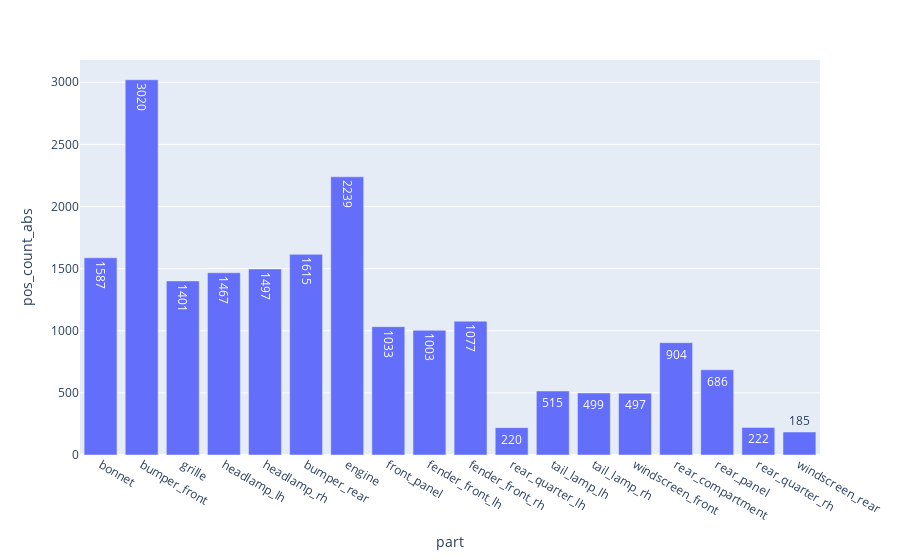

The notebook cell this image was saved under:
### Code cell
fig = px.bar(evalMetrics, x = 'part', y = 'pos_count_abs', text_auto=True)
fig

# fig.update_layout(
#     yaxis = dict(
#         tickmode = 'array',
#         tickvals = [np.format_float_positional(avgTp, 2), 0.2, 0.5, 0.7],
#     )
# )

### Figure 1 — Plotly figure (JSON) as saved in the notebook; plotly's stock layout.template omitted (floating-point values rounded to 4 significant figures)
{"data": [{"alignmentgroup": "True", "hovertemplate": "part=%{x}<br>pos_count_abs=%{y}<extra></extra>", "legendgroup": "", "marker": {"color": "#636efa", "pattern": {"shape": ""}}, "name": "", "offsetgroup": "", "orientation": "v", "showlegend": false, "textposition": "auto", "texttemplate": "%{y}", "type": "bar", "x": ["bonnet", "bumper_front", "grille", "headlamp_lh", "headlamp_rh", "bumper_rear", "engine", "front_panel", "fender_front_lh", "fender_front_rh", "rear_quarter_lh", "tail_lamp_lh", "tail_lamp_rh", "windscreen_front", "rear_compartment", "rear_panel", "rear_quarter_rh", "windscreen_rear"], "xaxis": "x", "y": [1587, 3020, 1401, 1467, 1497, 1615, 2239, 1033, 1003, 1077, 220, 515, 499, 497, 904, 686, 222, 185], "yaxis": "y"}], "layout": {"barmode": "relative", "legend": {"tracegroupgap": 0}, "margin": {"t": 60}, "xaxis": {"anchor": "y", "domain": [0, 1], "title": {"text": "part"}}, "yaxis": {"anchor": "x", "domain": [0, 1], "title": {"text": "pos_count_abs"}}}}
